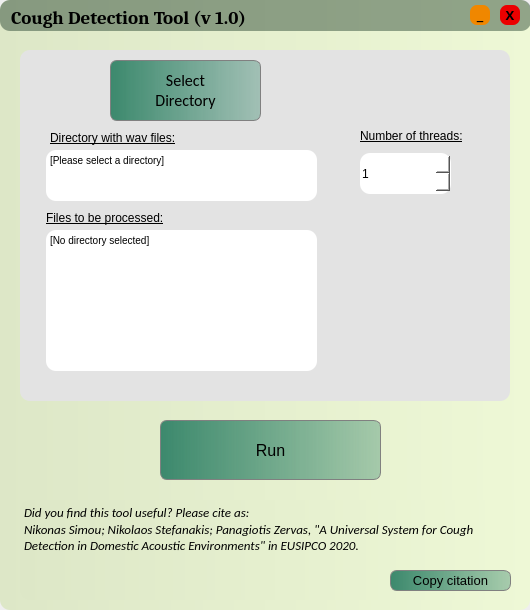
<?xml version="1.0" encoding="UTF-8"?>
<ui version="4.0">
 <class>MainWindow</class>
 <widget class="QMainWindow" name="MainWindow">
  <property name="geometry">
   <rect>
    <x>0</x>
    <y>0</y>
    <width>530</width>
    <height>610</height>
   </rect>
  </property>
  <property name="windowTitle">
   <string>MainWindow</string>
  </property>
  <widget class="QWidget" name="centralwidget">
   <widget class="QStackedWidget" name="stackedWidget">
    <property name="geometry">
     <rect>
      <x>0</x>
      <y>0</y>
      <width>531</width>
      <height>611</height>
     </rect>
    </property>
    <property name="currentIndex">
     <number>0</number>
    </property>
    <widget class="QWidget" name="SettingsPage">
     <widget class="QFrame" name="frame">
      <property name="geometry">
       <rect>
        <x>0</x>
        <y>0</y>
        <width>530</width>
        <height>610</height>
       </rect>
      </property>
      <property name="styleSheet">
       <string notr="true">background-color: qlineargradient(spread:pad, x1:0, y1:0, x2:1, y2:0, stop:0 rgba(221, 231, 199, 255), stop:1 rgba(238, 248, 214, 255));
border-radius: 10px
</string>
      </property>
      <property name="frameShape">
       <enum>QFrame::StyledPanel</enum>
      </property>
      <property name="frameShadow">
       <enum>QFrame::Raised</enum>
      </property>
      <widget class="QFrame" name="frame_2">
       <property name="geometry">
        <rect>
         <x>20</x>
         <y>50</y>
         <width>490</width>
         <height>351</height>
        </rect>
       </property>
       <property name="styleSheet">
        <string notr="true">background-color: rgb(227, 227, 227);border-radius:10px;</string>
       </property>
       <property name="frameShape">
        <enum>QFrame::StyledPanel</enum>
       </property>
       <property name="frameShadow">
        <enum>QFrame::Raised</enum>
       </property>
       <widget class="QPushButton" name="btn_dir">
        <property name="geometry">
         <rect>
          <x>90</x>
          <y>10</y>
          <width>151</width>
          <height>61</height>
         </rect>
        </property>
        <property name="font">
         <font>
          <family>Calibri</family>
          <pointsize>12</pointsize>
          <weight>50</weight>
          <bold>false</bold>
         </font>
        </property>
        <property name="styleSheet">
         <string notr="true">QPushButton{ 
border:0.5px solid grey; 
border-radius: 7px; 
background-color: qlineargradient(spread:pad, x1:0, y1:0, x2:1, y2:0, stop:0 rgba(60, 137, 109, 255), stop:1 rgba(60, 137, 109, 100));
}
QPushButton:hover{
background-color: qlineargradient(spread:pad, x1:0, y1:0, x2:1, y2:0, stop:0 rgba(172, 194, 170, 255), stop:1 rgba(255, 255, 255, 255));
}</string>
        </property>
        <property name="text">
         <string>Select
Directory</string>
        </property>
       </widget>
       <widget class="QTextBrowser" name="wav_folder">
        <property name="geometry">
         <rect>
          <x>26</x>
          <y>100</y>
          <width>271</width>
          <height>51</height>
         </rect>
        </property>
        <property name="font">
         <font>
          <pointsize>9</pointsize>
         </font>
        </property>
        <property name="styleSheet">
         <string notr="true">background-color:rgb(255, 255, 255)</string>
        </property>
        <property name="html">
         <string>&lt;!DOCTYPE HTML PUBLIC &quot;-//W3C//DTD HTML 4.0//EN&quot; &quot;http://www.w3.org/TR/REC-html40/strict.dtd&quot;&gt;
&lt;html&gt;&lt;head&gt;&lt;meta name=&quot;qrichtext&quot; content=&quot;1&quot; /&gt;&lt;style type=&quot;text/css&quot;&gt;
p, li { white-space: pre-wrap; }
&lt;/style&gt;&lt;/head&gt;&lt;body style=&quot; font-family:'MS Shell Dlg 2'; font-size:9pt; font-weight:400; font-style:normal;&quot;&gt;
&lt;p style=&quot; margin-top:0px; margin-bottom:0px; margin-left:0px; margin-right:0px; -qt-block-indent:0; text-indent:0px;&quot;&gt;&lt;span style=&quot; font-size:7.8pt;&quot;&gt;[Please select a directory]&lt;/span&gt;&lt;/p&gt;&lt;/body&gt;&lt;/html&gt;</string>
        </property>
       </widget>
       <widget class="QLabel" name="label_1">
        <property name="geometry">
         <rect>
          <x>340</x>
          <y>70</y>
          <width>141</width>
          <height>31</height>
         </rect>
        </property>
        <property name="font">
         <font>
          <pointsize>9</pointsize>
          <underline>true</underline>
         </font>
        </property>
        <property name="text">
         <string>Number of threads:</string>
        </property>
       </widget>
       <widget class="QTextBrowser" name="wavs">
        <property name="geometry">
         <rect>
          <x>26</x>
          <y>180</y>
          <width>271</width>
          <height>141</height>
         </rect>
        </property>
        <property name="font">
         <font>
          <pointsize>9</pointsize>
         </font>
        </property>
        <property name="styleSheet">
         <string notr="true">background-color:rgb(255, 255, 255)</string>
        </property>
        <property name="html">
         <string>&lt;!DOCTYPE HTML PUBLIC &quot;-//W3C//DTD HTML 4.0//EN&quot; &quot;http://www.w3.org/TR/REC-html40/strict.dtd&quot;&gt;
&lt;html&gt;&lt;head&gt;&lt;meta name=&quot;qrichtext&quot; content=&quot;1&quot; /&gt;&lt;style type=&quot;text/css&quot;&gt;
p, li { white-space: pre-wrap; }
&lt;/style&gt;&lt;/head&gt;&lt;body style=&quot; font-family:'MS Shell Dlg 2'; font-size:9pt; font-weight:400; font-style:normal;&quot;&gt;
&lt;p style=&quot; margin-top:0px; margin-bottom:0px; margin-left:0px; margin-right:0px; -qt-block-indent:0; text-indent:0px;&quot;&gt;&lt;span style=&quot; font-size:7.8pt;&quot;&gt;[No directory selected]&lt;/span&gt;&lt;/p&gt;&lt;/body&gt;&lt;/html&gt;</string>
        </property>
       </widget>
       <widget class="QLabel" name="label_2">
        <property name="geometry">
         <rect>
          <x>30</x>
          <y>80</y>
          <width>161</width>
          <height>16</height>
         </rect>
        </property>
        <property name="font">
         <font>
          <pointsize>9</pointsize>
          <weight>50</weight>
          <bold>false</bold>
          <underline>true</underline>
         </font>
        </property>
        <property name="styleSheet">
         <string notr="true"/>
        </property>
        <property name="text">
         <string>Directory with wav files:</string>
        </property>
       </widget>
       <widget class="QLabel" name="label_3">
        <property name="geometry">
         <rect>
          <x>26</x>
          <y>160</y>
          <width>151</width>
          <height>16</height>
         </rect>
        </property>
        <property name="font">
         <font>
          <pointsize>9</pointsize>
          <underline>true</underline>
         </font>
        </property>
        <property name="text">
         <string>Files to be processed:</string>
        </property>
       </widget>
       <widget class="QSpinBox" name="num_of_threads">
        <property name="geometry">
         <rect>
          <x>340</x>
          <y>103</y>
          <width>91</width>
          <height>41</height>
         </rect>
        </property>
        <property name="styleSheet">
         <string notr="true">background-color: rgb(255, 255, 255);</string>
        </property>
        <property name="minimum">
         <number>1</number>
        </property>
        <property name="maximum">
         <number>20</number>
        </property>
       </widget>
      </widget>
      <widget class="QFrame" name="frame_title">
       <property name="geometry">
        <rect>
         <x>0</x>
         <y>0</y>
         <width>531</width>
         <height>31</height>
        </rect>
       </property>
       <property name="styleSheet">
        <string notr="true">background-color: rgba(1, 32, 15, 100)</string>
       </property>
       <property name="frameShape">
        <enum>QFrame::StyledPanel</enum>
       </property>
       <property name="frameShadow">
        <enum>QFrame::Raised</enum>
       </property>
       <widget class="QPushButton" name="btn_min">
        <property name="geometry">
         <rect>
          <x>470</x>
          <y>5</y>
          <width>20</width>
          <height>20</height>
         </rect>
        </property>
        <property name="font">
         <font>
          <family>Calibri</family>
          <pointsize>10</pointsize>
          <weight>75</weight>
          <bold>true</bold>
         </font>
        </property>
        <property name="styleSheet">
         <string notr="true">QPushButton{ 
border:none; 
border-radius: 7px; 
background-color:rgb(240, 135, 0);
}
QPushButton:hover{
background-color: rgba(240, 135, 0, 150);
}</string>
        </property>
        <property name="text">
         <string>_</string>
        </property>
       </widget>
       <widget class="QPushButton" name="btn_exit">
        <property name="geometry">
         <rect>
          <x>500</x>
          <y>5</y>
          <width>20</width>
          <height>20</height>
         </rect>
        </property>
        <property name="font">
         <font>
          <family>Corbel</family>
          <pointsize>10</pointsize>
          <weight>75</weight>
          <bold>true</bold>
         </font>
        </property>
        <property name="styleSheet">
         <string notr="true">QPushButton{ 
border:none; 
border-radius: 7px; 
background-color: rgb(235, 0, 0);
}
QPushButton:hover{
background-color: rgba(235,0,0, 150);
}</string>
        </property>
        <property name="text">
         <string>X</string>
        </property>
       </widget>
       <widget class="QLabel" name="title">
        <property name="geometry">
         <rect>
          <x>11</x>
          <y>-3</y>
          <width>331</width>
          <height>41</height>
         </rect>
        </property>
        <property name="font">
         <font>
          <family>Caladea</family>
          <pointsize>14</pointsize>
          <weight>75</weight>
          <italic>false</italic>
          <bold>true</bold>
         </font>
        </property>
        <property name="autoFillBackground">
         <bool>false</bool>
        </property>
        <property name="styleSheet">
         <string notr="true">background-color: rgba(255, 255, 255, 0);</string>
        </property>
        <property name="text">
         <string>Cough Detection Tool (v 1.0)</string>
        </property>
       </widget>
      </widget>
      <widget class="QPlainTextEdit" name="cite_label">
       <property name="geometry">
        <rect>
         <x>20</x>
         <y>500</y>
         <width>510</width>
         <height>100</height>
        </rect>
       </property>
       <property name="font">
        <font>
         <family>Calibri</family>
         <pointsize>10</pointsize>
         <italic>true</italic>
        </font>
       </property>
       <property name="mouseTracking">
        <bool>false</bool>
       </property>
       <property name="readOnly">
        <bool>true</bool>
       </property>
       <property name="plainText">
        <string>Did you find this tool useful? Please cite as:
Nikonas Simou; Nikolaos Stefanakis; Panagiotis Zervas, &quot;A Universal System for Cough Detection in Domestic Acoustic Environments&quot; in EUSIPCO 2020.</string>
       </property>
      </widget>
      <widget class="QPushButton" name="btn_run">
       <property name="geometry">
        <rect>
         <x>160</x>
         <y>420</y>
         <width>221</width>
         <height>60</height>
        </rect>
       </property>
       <property name="font">
        <font>
         <pointsize>12</pointsize>
        </font>
       </property>
       <property name="styleSheet">
        <string notr="true">QPushButton{ 
border:0.5px solid grey; 
border-radius: 7px; 
background-color: qlineargradient(spread:pad, x1:0, y1:0, x2:1, y2:0, stop:0 rgba(60, 137, 109, 255), stop:1 rgba(60, 137, 109, 100));
}
QPushButton:hover{
background-color: qlineargradient(spread:pad, x1:0, y1:0, x2:1, y2:0, stop:0 rgba(172, 194, 170, 255), stop:1 rgba(255, 255, 255, 255));
}

QPushButton:disabled{
background-color: qlineargradient(spread:pad, x1:0, y1:0, x2:1, y2:0, stop:0 rgba(172, 194, 170, 10), stop:1 rgba(255, 255, 255, 10));
}

</string>
       </property>
       <property name="text">
        <string>Run</string>
       </property>
      </widget>
      <widget class="QPushButton" name="copy_citation">
       <property name="geometry">
        <rect>
         <x>390</x>
         <y>570</y>
         <width>121</width>
         <height>21</height>
        </rect>
       </property>
       <property name="font">
        <font>
         <pointsize>10</pointsize>
        </font>
       </property>
       <property name="styleSheet">
        <string notr="true">QPushButton{ 
border:0.5px solid grey; 
border-radius: 7px; 
background-color: qlineargradient(spread:pad, x1:0, y1:0, x2:1, y2:0, stop:0 rgba(60, 137, 109, 255), stop:1 rgba(60, 137, 109, 100));
}
QPushButton:hover{
background-color: qlineargradient(spread:pad, x1:0, y1:0, x2:1, y2:0, stop:0 rgba(172, 194, 170, 255), stop:1 rgba(255, 255, 255, 255));
}</string>
       </property>
       <property name="text">
        <string>Copy citation</string>
       </property>
      </widget>
     </widget>
    </widget>
    <widget class="QWidget" name="ResultsPage">
     <widget class="QFrame" name="frame_res">
      <property name="geometry">
       <rect>
        <x>0</x>
        <y>0</y>
        <width>530</width>
        <height>610</height>
       </rect>
      </property>
      <property name="styleSheet">
       <string notr="true">background-color: qlineargradient(spread:pad, x1:0, y1:0, x2:1, y2:0, stop:0 rgba(221, 231, 199, 255), stop:1 rgba(238, 248, 214, 255));
border-radius: 10px
</string>
      </property>
      <property name="frameShape">
       <enum>QFrame::StyledPanel</enum>
      </property>
      <property name="frameShadow">
       <enum>QFrame::Raised</enum>
      </property>
      <widget class="QFrame" name="frame_11">
       <property name="geometry">
        <rect>
         <x>20</x>
         <y>80</y>
         <width>490</width>
         <height>371</height>
        </rect>
       </property>
       <property name="styleSheet">
        <string notr="true">background-color: rgb(227, 227, 227);border-radius:10px;</string>
       </property>
       <property name="frameShape">
        <enum>QFrame::StyledPanel</enum>
       </property>
       <property name="frameShadow">
        <enum>QFrame::Raised</enum>
       </property>
       <widget class="QTextBrowser" name="wav_folder_2">
        <property name="geometry">
         <rect>
          <x>230</x>
          <y>10</y>
          <width>251</width>
          <height>61</height>
         </rect>
        </property>
        <property name="font">
         <font>
          <pointsize>9</pointsize>
         </font>
        </property>
        <property name="styleSheet">
         <string notr="true">background-color:rgb(255, 255, 255)</string>
        </property>
        <property name="html">
         <string>&lt;!DOCTYPE HTML PUBLIC &quot;-//W3C//DTD HTML 4.0//EN&quot; &quot;http://www.w3.org/TR/REC-html40/strict.dtd&quot;&gt;
&lt;html&gt;&lt;head&gt;&lt;meta name=&quot;qrichtext&quot; content=&quot;1&quot; /&gt;&lt;style type=&quot;text/css&quot;&gt;
p, li { white-space: pre-wrap; }
&lt;/style&gt;&lt;/head&gt;&lt;body style=&quot; font-family:'MS Shell Dlg 2'; font-size:9pt; font-weight:400; font-style:normal;&quot;&gt;
&lt;p style=&quot; margin-top:0px; margin-bottom:0px; margin-left:0px; margin-right:0px; -qt-block-indent:0; text-indent:0px;&quot;&gt;&lt;span style=&quot; font-size:7.8pt;&quot;&gt;[Please select a directory]&lt;/span&gt;&lt;/p&gt;&lt;/body&gt;&lt;/html&gt;</string>
        </property>
       </widget>
       <widget class="QLabel" name="label_4">
        <property name="geometry">
         <rect>
          <x>10</x>
          <y>10</y>
          <width>221</width>
          <height>21</height>
         </rect>
        </property>
        <property name="font">
         <font>
          <pointsize>9</pointsize>
          <weight>50</weight>
          <bold>false</bold>
          <underline>true</underline>
         </font>
        </property>
        <property name="styleSheet">
         <string notr="true"/>
        </property>
        <property name="text">
         <string>Directory with wav files scanned:</string>
        </property>
       </widget>
       <widget class="QLabel" name="label">
        <property name="geometry">
         <rect>
          <x>10</x>
          <y>90</y>
          <width>151</width>
          <height>16</height>
         </rect>
        </property>
        <property name="font">
         <font>
          <pointsize>9</pointsize>
          <underline>true</underline>
         </font>
        </property>
        <property name="text">
         <string>Results per file:</string>
        </property>
       </widget>
       <widget class="QPlainTextEdit" name="results">
        <property name="geometry">
         <rect>
          <x>10</x>
          <y>120</y>
          <width>471</width>
          <height>231</height>
         </rect>
        </property>
        <property name="font">
         <font>
          <pointsize>15</pointsize>
         </font>
        </property>
        <property name="styleSheet">
         <string notr="true">background-color: rgb(255, 255, 255);</string>
        </property>
       </widget>
       <widget class="QComboBox" name="filelist">
        <property name="geometry">
         <rect>
          <x>150</x>
          <y>90</y>
          <width>331</width>
          <height>22</height>
         </rect>
        </property>
        <property name="styleSheet">
         <string notr="true">background-color: rgb(255, 255, 255);</string>
        </property>
       </widget>
       <widget class="QPushButton" name="btn_listen">
        <property name="geometry">
         <rect>
          <x>330</x>
          <y>290</y>
          <width>141</width>
          <height>51</height>
         </rect>
        </property>
        <property name="font">
         <font>
          <pointsize>12</pointsize>
         </font>
        </property>
        <property name="styleSheet">
         <string notr="true">QPushButton{ 
border:0.5px solid grey; 
border-radius: 7px; 
background-color: qlineargradient(spread:pad, x1:0, y1:0, x2:1, y2:0, stop:0 rgba(9, 144, 0, 255), stop:1 rgba(16, 255, 0, 255));
}
QPushButton:hover{
background-color: qlineargradient(spread:pad, x1:0, y1:0, x2:1, y2:0, stop:0 rgba(16, 254, 0, 255), stop:1 rgba(171, 255, 166, 255))
}

QPushButton:disabled{
background-color: qlineargradient(spread:pad, x1:0, y1:0, x2:1, y2:0, stop:0 rgba(172, 194, 170, 10), stop:1 rgba(255, 255, 255, 10));
}

</string>
        </property>
        <property name="text">
         <string>Click to listen
detections</string>
        </property>
       </widget>
      </widget>
      <widget class="QFrame" name="frame_title_2">
       <property name="geometry">
        <rect>
         <x>0</x>
         <y>0</y>
         <width>531</width>
         <height>31</height>
        </rect>
       </property>
       <property name="styleSheet">
        <string notr="true">background-color: rgba(1, 32, 15, 100)</string>
       </property>
       <property name="frameShape">
        <enum>QFrame::StyledPanel</enum>
       </property>
       <property name="frameShadow">
        <enum>QFrame::Raised</enum>
       </property>
       <widget class="QPushButton" name="btn_min_2">
        <property name="geometry">
         <rect>
          <x>470</x>
          <y>5</y>
          <width>20</width>
          <height>20</height>
         </rect>
        </property>
        <property name="font">
         <font>
          <family>Calibri</family>
          <pointsize>10</pointsize>
          <weight>75</weight>
          <bold>true</bold>
         </font>
        </property>
        <property name="styleSheet">
         <string notr="true">QPushButton{ 
border:none; 
border-radius: 7px; 
background-color:rgb(240, 135, 0);
}
QPushButton:hover{
background-color: rgba(240, 135, 0, 150);
}</string>
        </property>
        <property name="text">
         <string>_</string>
        </property>
       </widget>
       <widget class="QPushButton" name="btn_exit_2">
        <property name="geometry">
         <rect>
          <x>500</x>
          <y>5</y>
          <width>20</width>
          <height>20</height>
         </rect>
        </property>
        <property name="font">
         <font>
          <family>Corbel</family>
          <pointsize>10</pointsize>
          <weight>75</weight>
          <bold>true</bold>
         </font>
        </property>
        <property name="styleSheet">
         <string notr="true">QPushButton{ 
border:none; 
border-radius: 7px; 
background-color: rgb(235, 0, 0);
}
QPushButton:hover{
background-color: rgba(235,0,0, 150);
}</string>
        </property>
        <property name="text">
         <string>X</string>
        </property>
       </widget>
       <widget class="QLabel" name="title_2">
        <property name="geometry">
         <rect>
          <x>11</x>
          <y>-3</y>
          <width>331</width>
          <height>41</height>
         </rect>
        </property>
        <property name="font">
         <font>
          <family>Caladea</family>
          <pointsize>14</pointsize>
          <weight>75</weight>
          <italic>false</italic>
          <bold>true</bold>
         </font>
        </property>
        <property name="autoFillBackground">
         <bool>false</bool>
        </property>
        <property name="styleSheet">
         <string notr="true">background-color: rgba(255, 255, 255, 0);</string>
        </property>
        <property name="text">
         <string>Cough Detection Tool (v 1.0)</string>
        </property>
       </widget>
      </widget>
      <widget class="QPlainTextEdit" name="cite_label_2">
       <property name="geometry">
        <rect>
         <x>20</x>
         <y>500</y>
         <width>510</width>
         <height>100</height>
        </rect>
       </property>
       <property name="font">
        <font>
         <family>Calibri</family>
         <pointsize>10</pointsize>
         <italic>true</italic>
        </font>
       </property>
       <property name="mouseTracking">
        <bool>false</bool>
       </property>
       <property name="readOnly">
        <bool>true</bool>
       </property>
       <property name="plainText">
        <string>Did you find this tool useful? Please cite as:
Nikonas Simou; Nikolaos Stefanakis; Panagiotis Zervas, &quot;A Universal System for Cough Detection in Domestic Acoustic Environments&quot; in EUSIPCO 2020.</string>
       </property>
      </widget>
      <widget class="QPushButton" name="copy_citation_2">
       <property name="geometry">
        <rect>
         <x>390</x>
         <y>570</y>
         <width>121</width>
         <height>21</height>
        </rect>
       </property>
       <property name="font">
        <font>
         <pointsize>10</pointsize>
        </font>
       </property>
       <property name="styleSheet">
        <string notr="true">QPushButton{ 
border:0.5px solid grey; 
border-radius: 7px; 
background-color: qlineargradient(spread:pad, x1:0, y1:0, x2:1, y2:0, stop:0 rgba(60, 137, 109, 255), stop:1 rgba(60, 137, 109, 100));
}
QPushButton:hover{
background-color: qlineargradient(spread:pad, x1:0, y1:0, x2:1, y2:0, stop:0 rgba(172, 194, 170, 255), stop:1 rgba(255, 255, 255, 255));
}</string>
       </property>
       <property name="text">
        <string>Copy citation</string>
       </property>
      </widget>
      <widget class="QPushButton" name="btn_xlsx">
       <property name="geometry">
        <rect>
         <x>300</x>
         <y>460</y>
         <width>151</width>
         <height>31</height>
        </rect>
       </property>
       <property name="font">
        <font>
         <pointsize>12</pointsize>
        </font>
       </property>
       <property name="styleSheet">
        <string notr="true">QPushButton{ 
border:0.5px solid grey; 
border-radius: 7px; 
background-color: qlineargradient(spread:pad, x1:0, y1:0, x2:1, y2:0, stop:0 rgba(60, 137, 109, 255), stop:1 rgba(60, 137, 109, 100));
}
QPushButton:hover{
background-color: qlineargradient(spread:pad, x1:0, y1:0, x2:1, y2:0, stop:0 rgba(172, 194, 170, 255), stop:1 rgba(255, 255, 255, 255));
}

QPushButton:disabled{
background-color: qlineargradient(spread:pad, x1:0, y1:0, x2:1, y2:0, stop:0 rgba(172, 194, 170, 10), stop:1 rgba(255, 255, 255, 10));
}

</string>
       </property>
       <property name="text">
        <string>Save as .xlsx</string>
       </property>
      </widget>
      <widget class="QPushButton" name="btn_txt">
       <property name="geometry">
        <rect>
         <x>70</x>
         <y>460</y>
         <width>151</width>
         <height>31</height>
        </rect>
       </property>
       <property name="font">
        <font>
         <pointsize>12</pointsize>
        </font>
       </property>
       <property name="styleSheet">
        <string notr="true">QPushButton{ 
border:0.5px solid grey; 
border-radius: 7px; 
background-color: qlineargradient(spread:pad, x1:0, y1:0, x2:1, y2:0, stop:0 rgba(60, 137, 109, 255), stop:1 rgba(60, 137, 109, 100));
}
QPushButton:hover{
background-color: qlineargradient(spread:pad, x1:0, y1:0, x2:1, y2:0, stop:0 rgba(172, 194, 170, 255), stop:1 rgba(255, 255, 255, 255));
}

QPushButton:disabled{
background-color: qlineargradient(spread:pad, x1:0, y1:0, x2:1, y2:0, stop:0 rgba(172, 194, 170, 10), stop:1 rgba(255, 255, 255, 10));
}

</string>
       </property>
       <property name="text">
        <string>Save as .txt</string>
       </property>
      </widget>
      <widget class="QLabel" name="title_res">
       <property name="geometry">
        <rect>
         <x>30</x>
         <y>40</y>
         <width>81</width>
         <height>41</height>
        </rect>
       </property>
       <property name="font">
        <font>
         <family>Caladea</family>
         <pointsize>14</pointsize>
         <weight>75</weight>
         <italic>false</italic>
         <bold>true</bold>
        </font>
       </property>
       <property name="autoFillBackground">
        <bool>false</bool>
       </property>
       <property name="styleSheet">
        <string notr="true">background-color: rgba(255, 255, 255, 0);</string>
       </property>
       <property name="text">
        <string>Results</string>
       </property>
      </widget>
     </widget>
    </widget>
   </widget>
  </widget>
 </widget>
 <resources/>
 <connections/>
</ui>
